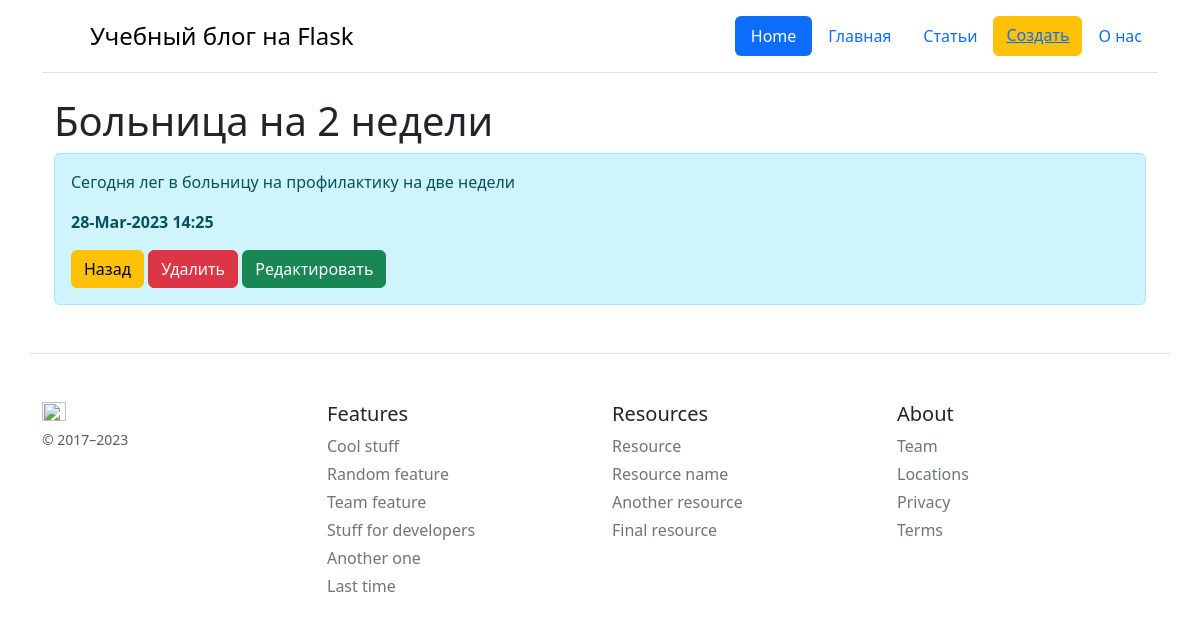
The page /posts/2 on the database its author committed.
### app.py (models this page shows, shortened)
class Article(db.Model):
    id = db.Column(db.Integer, primary_key=True)
    title = db.Column(db.String(100), nullable=False)
    intro = db.Column(db.String(300), nullable=False)
    text = db.Column(db.Text, nullable=False)
    utc = tz.tzutc()
    local = tz.tzlocal()
    utc_now = datetime.utcnow()
    utc_now = utc_now.replace(tzinfo=utc)
    local_now = utc_now.astimezone(local)
    date = db.Column(db.DateTime, default=local_now)

### app.py (the view)
@app.route('/posts/<int:id>')
def post_detail(id):
    article = Article.query.get(id)
    return render_template("post_detail.html", article=article)

### templates/post_detail.html (shortened to what this page needs)
{% extends 'base.html' %}
{% block body %}
<div class="container">
    <H1>{{ article.title }}</H1>
    <div class="alert alert-info">
        <p>{{ article.text }}</p>
        <p><b>{{ article.date.strftime("%d-%b-%Y %H:%M") }} </b></p>
        <a href="/posts" class="btn btn-warning">Назад</a>
        <a href="/posts/{{ article.id }}/delete" class="btn btn-danger">Удалить</a>
        <a href="/posts/{{ article.id }}/update" class="btn btn-success">Редактировать</a>
    </div>
</div>
{% endblock %}

### rows shown on the page
Article: title "Больница на 2 недели", text "Сегодня лег в больницу на профилактику на две недели", date "28-Mar-2023 14:25"
